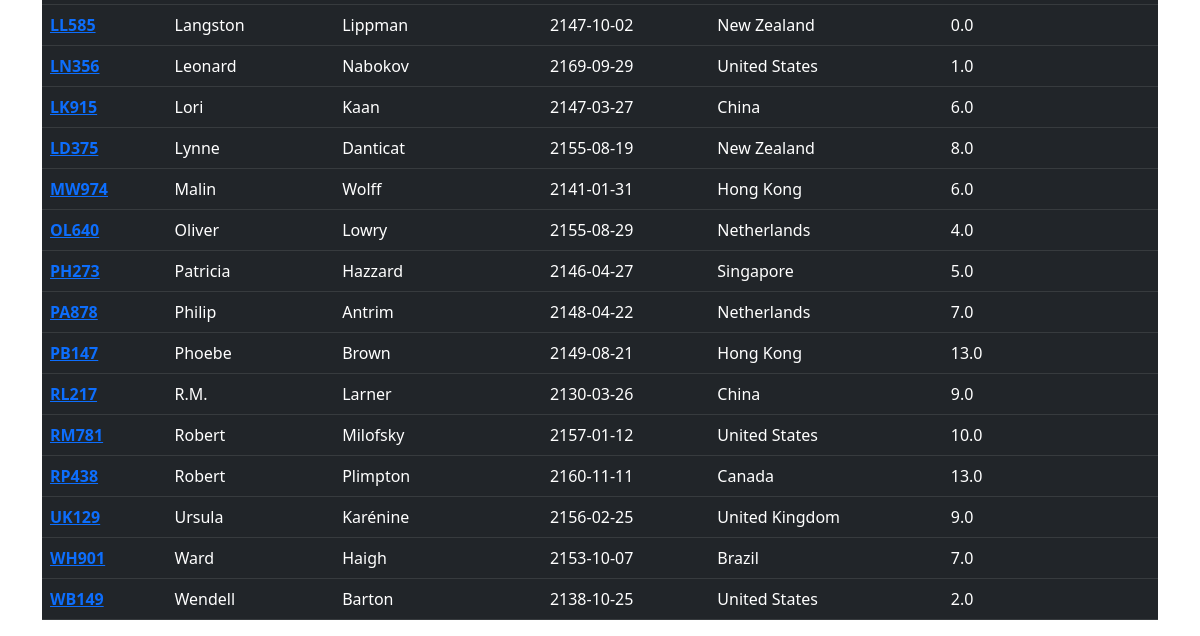
/author/showauthor (lower part), run on an earlier commit of the app's database.
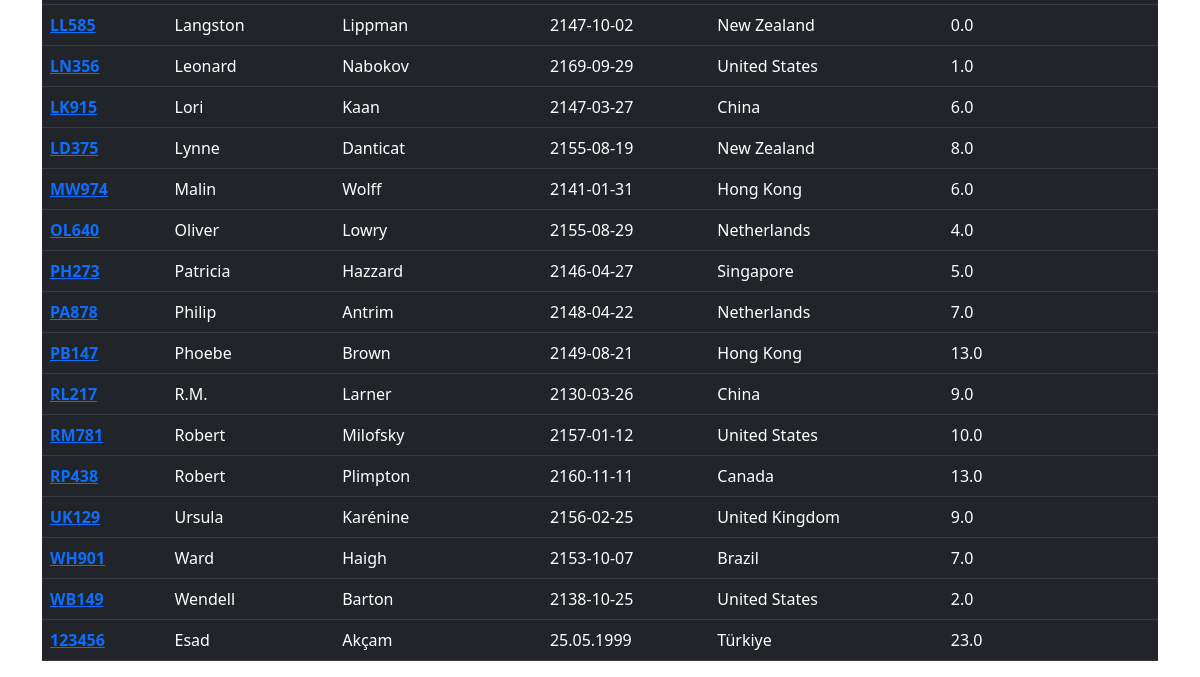
And on a later commit of the database.
### tables this page shows
CREATE TABLE "AUTHOR" (
	"AuthID"	TEXT,
	"FirstName"	TEXT,
	"LastName"	TEXT,
	"Birthday"	TIMESTAMP,
	"CountryOfResidence"	TEXT,
	"HrsWritingPerDay"	REAL,
	PRIMARY KEY("AuthID")
);

### server.py (the view)
@app.route("/author/showauthor")
def showauthor():
    rows = db.show_all_authors()
    birthday = []
    for row in rows:
        try:
            birthday.append(row["Birthday"].split()[0])
        except:
            pass
    return render_template("./author/show_authors.html", rows=rows, birthday=birthday)

### Database.py (called while the page is built)
    def __connect_database(self):
        con = sqlite3.connect(self.databaseName)
        con.row_factory = sqlite3.Row
        return con

    def show_all_authors(self):
        cur = self.__connect_database().cursor()
        cur.execute("SELECT * FROM Author")
        rows = cur.fetchall()
        return rows

### templates/author/show_authors.html (shortened to what this page needs)
{% extends "layout.html" %}
{% block Body %}
<div class="container" style="padding-top: 15px;">
    <div class="table-responsive">
        <table class="table table-hover table-dark" , style="width: 100%">
            <tbody>
                {% for row in rows %}
                <tr>
                    <th scope="row"><a href='update_author{{row["AuthId"]}}'>{{row["AuthId"]}}</a></th>
                    <td>{{row["FirstName"]}}</td>
                    <td>{{row["LastName"]}}</td>
                    <td>{{birthday[loop.index - 1]}}</td>
                    <td>{{row["CountryOfResidence"]}}</td>
                    <td>{{row["HrsWritingPerDay"]}}</td>
                </tr>
                {% endfor %}
            </tbody>
        </table>
    </div>
</div>
{% endblock %}

What changed in the data, as far as the page shows it:
added AUTHOR: AuthId "123456", FirstName "Esad", LastName "Akçam", Birthday "25.05.1999", CountryOfResidence "Türkiye", HrsWritingPerDay "23.0"
